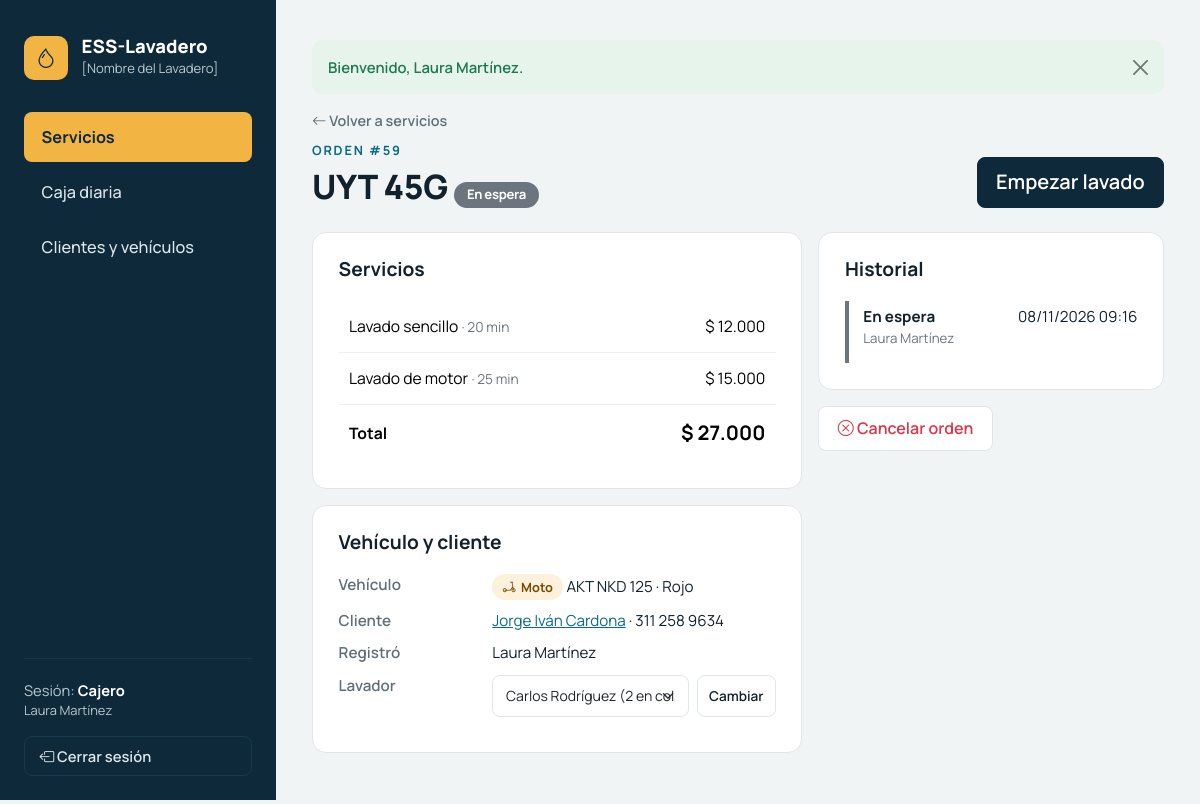
Before: /index.php?c=orden&a=ver&id=59 (signed in) with the older database file.
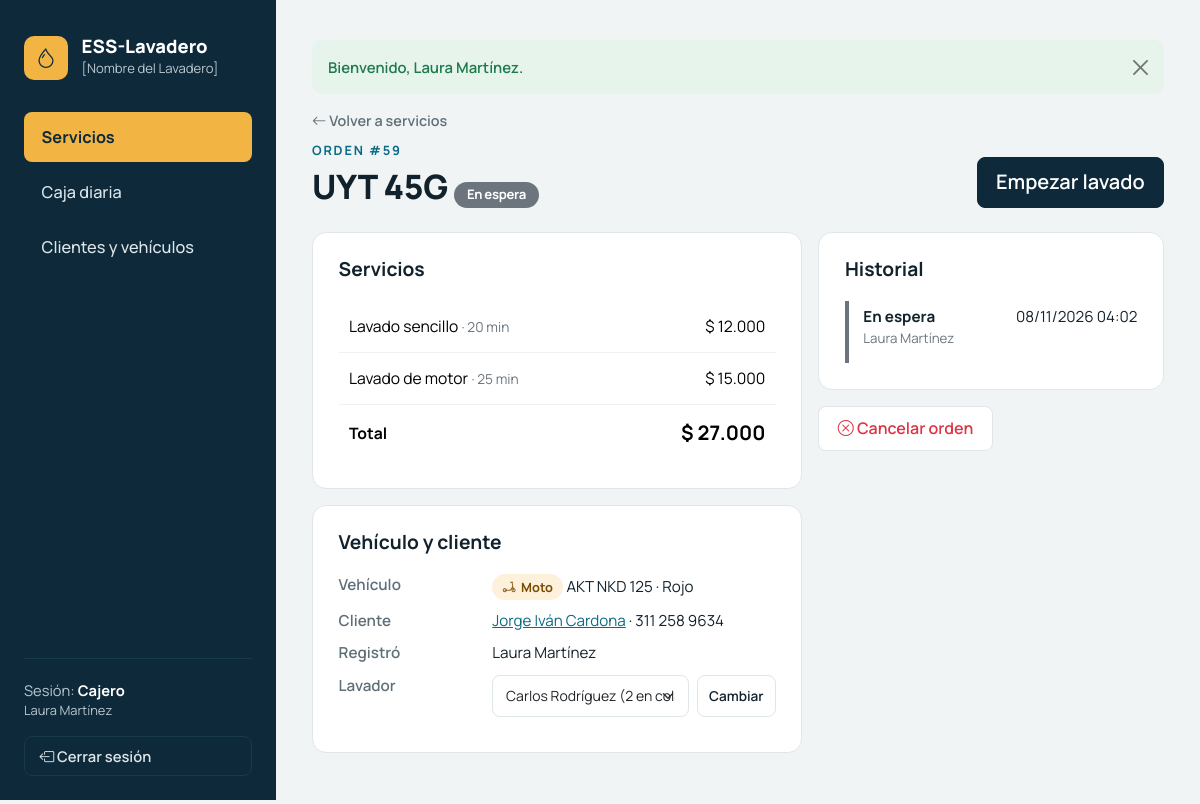
After: the same page with the newer database file.
### tables this page shows
CREATE TABLE orden_estados (
    id              INT UNSIGNED AUTO_INCREMENT PRIMARY KEY,
    orden_id        INT UNSIGNED NOT NULL,
    estado          ENUM('en_espera','en_lavado','terminado','entregado','cancelada') NOT NULL,
    usuario_id      INT UNSIGNED NOT NULL,               
    fecha_hora      DATETIME     NOT NULL DEFAULT CURRENT_TIMESTAMP,
    KEY idx_estados_orden (orden_id, estado),
    KEY idx_estados_fecha (fecha_hora),
    CONSTRAINT fk_estados_orden FOREIGN KEY (orden_id)
        REFERENCES ordenes (id) ON UPDATE CASCADE ON DELETE CASCADE,
    CONSTRAINT fk_estados_usuario FOREIGN KEY (usuario_id)
        REFERENCES usuarios (id) ON UPDATE CASCADE ON DELETE RESTRICT
);

CREATE TABLE usuarios (
    id              INT UNSIGNED AUTO_INCREMENT PRIMARY KEY,
    nombre          VARCHAR(100) NOT NULL,
    usuario         VARCHAR(50)  NOT NULL,               
    password_hash   VARCHAR(255) NOT NULL,               
    rol             ENUM('dueno','cajero','lavador') NOT NULL,
    telefono        VARCHAR(20)  NULL,
    activo          TINYINT(1)   NOT NULL DEFAULT 1,     
    ultimo_acceso   DATETIME     NULL,
    creado_en       DATETIME     NOT NULL DEFAULT CURRENT_TIMESTAMP,
    actualizado_en  DATETIME     NULL ON UPDATE CURRENT_TIMESTAMP,
    UNIQUE KEY uq_usuarios_usuario (usuario),
    KEY idx_usuarios_rol (rol)
);

### app/core/Controller.php (called while the page is built, shortened)
<?php
abstract class Controller
{
    protected ?array $usuario = null;
    protected function vista(string $_vista, array $_variables = []): void
    {
        $_variables['usuarioActual'] = $this->usuario ?? Sesion::usuario();
        extract($_variables, EXTR_SKIP);
        require VIEWS_PATH . $_vista . '.php';
    }
    protected function requiereLogin(): array
    {
        return $this->usuario = Sesion::usuario();
    }
}

### app/controllers/OrdenController.php (called while the page is built, shortened)
<?php
class OrdenController extends Controller
{
    private Orden $modelo;
    public function __construct()
    {
        $this->modelo = new Orden();
    }
    public function ver(): void
    {
        $id    = (int) ($_GET['id'] ?? 0);
        $orden = $this->modelo->buscarDetalle($id);
        $this->vista('ordenes/ver', [
            'titulo'     => 'Orden #' . $id,
            'menuActivo' => 'orden',
            'orden'      => $orden,
            'detalle'    => $this->modelo->detalle($id),
            'historial'  => $this->modelo->historial($id),
            'lavadores'  => $this->modelo->cargaLavadores(),
        ]);
    }
}

### index.php (called while the page is built, shortened)
<?php
require_once __DIR__ . '/config/database.php';
require_once __DIR__ . '/app/helpers/funciones.php';
spl_autoload_register(function (string $clase): void {
    foreach (['core', 'controllers', 'models'] as $carpeta) {
        $archivo = APP_PATH . $carpeta . DIRECTORY_SEPARATOR . $clase . '.php';
        if (is_file($archivo)) {
            return;
        }
    }
});
$accion      = $_GET['a'] ?? 'index';
try {
    $objeto = new $clase();
    $objeto->$accion();
} catch (PDOException $e) {
    $detalle = APP_ENTORNO === 'desarrollo' ? ' Detalle: ' . $e->getMessage() : '';
    mostrar_error(500, 'Error de base de datos',
        'No se pudo completar la operación. Verifique que MySQL esté encendido en XAMPP.' . $detalle);
}

### config/database.php (called while the page is built, shortened)
<?php
class Database
{
    private static ?PDO $conexion = null;
    public static function conectar(): PDO
    {
        if (self::$conexion === null) {
            $dsn = 'mysql:host=' . DB_HOST
                 . ';port=' . DB_PUERTO
                 . ';dbname=' . DB_NOMBRE
                 . ';charset=' . DB_CHARSET;
            $opciones = [
                PDO::ATTR_ERRMODE            => PDO::ERRMODE_EXCEPTION,
                PDO::ATTR_DEFAULT_FETCH_MODE => PDO::FETCH_ASSOC,
                PDO::ATTR_EMULATE_PREPARES   => false,
            ];
            self::$conexion = new PDO($dsn, DB_USUARIO, DB_CLAVE, $opciones);
            self::$conexion->exec("SET time_zone = '-05:00'");
        }
        return self::$conexion;
    }
}

### app/models/Orden.php (called while the page is built, shortened)
<?php
class Orden
{
    private PDO $db;
    public function __construct()
    {
        $this->db = Database::conectar();
    }
    public function buscarDetalle(int $id): ?array
    {
        $stmt = $this->db->prepare(self::SELECT_LISTADO . ' WHERE o.id = :id');
        $stmt->execute([':id' => $id]);
        return $stmt->fetch() ?: null;
    }
    public function historial(int $id): array
    {
        $sql = "SELECT e.estado, e.fecha_hora, u.nombre AS usuario
                FROM orden_estados e
                JOIN usuarios u ON u.id = e.usuario_id
                WHERE e.orden_id = :id
                ORDER BY e.fecha_hora, e.id";
        $stmt = $this->db->prepare($sql);
        $stmt->execute([':id' => $id]);
        return $stmt->fetchAll();
    }
}

### app/views/ordenes/ver.php (the view, shortened to what the changed rows need)
<?php
require VIEWS_PATH . 'layouts/header.php';
?>
<div class="mb-4">
    <div class="d-flex flex-wrap justify-content-between align-items-end gap-3 mt-2">
        <div>
            <h1 class="titulo-pagina">
                <?= e(placa_formato($orden['placa'])) ?> <?= estado_badge($orden['estado']) ?>
            </h1>
        </div>
    </div>
</div>
<div class="row g-3">
    <div class="col-lg-7">
        <div class="tarjeta mb-3">
            <h2 class="tarjeta-titulo">Servicios</h2>
        </div>
        <div class="tarjeta mb-3">
            <h2 class="tarjeta-titulo">Vehículo y cliente</h2>
        </div>
    </div>
    <div class="col-lg-5">
        <div class="tarjeta">
            <h2 class="tarjeta-titulo">Historial</h2>
            <ol class="linea-tiempo">
                <?php foreach ($historial as $i => $h): ?>
                    <?php
                    $anterior = $historial[$i - 1]['fecha_hora'] ?? null;
                    $minutos  = $anterior ? (int) round((strtotime($h['fecha_hora']) - strtotime($anterior)) / 60) : null;
                    ?>
                    <li class="estado-borde-<?= e($h['estado']) ?>">
                        <div class="d-flex justify-content-between">
                            <strong><?= e(estado_texto($h['estado'])) ?></strong>
                            <span class="text-nowrap"><?= e(date('d/m/Y H:i', strtotime($h['fecha_hora']))) ?></span>
                        </div>
                        <div class="small text-secondary">
                            <?= e($h['usuario']) ?><?= $minutos !== null ? ' · ' . e(duracion_texto($minutos)) . ' después' : '' ?>
                        </div>
                    </li>
                <?php endforeach; ?>
            </ol>
        </div>
    </div>
</div>
<?php require VIEWS_PATH . 'layouts/footer.php'; ?>

Changed rows visible on the page:
changed orden_estados "En espera": fecha_hora "08/11/2026 09:16" → "08/11/2026 04:02"
